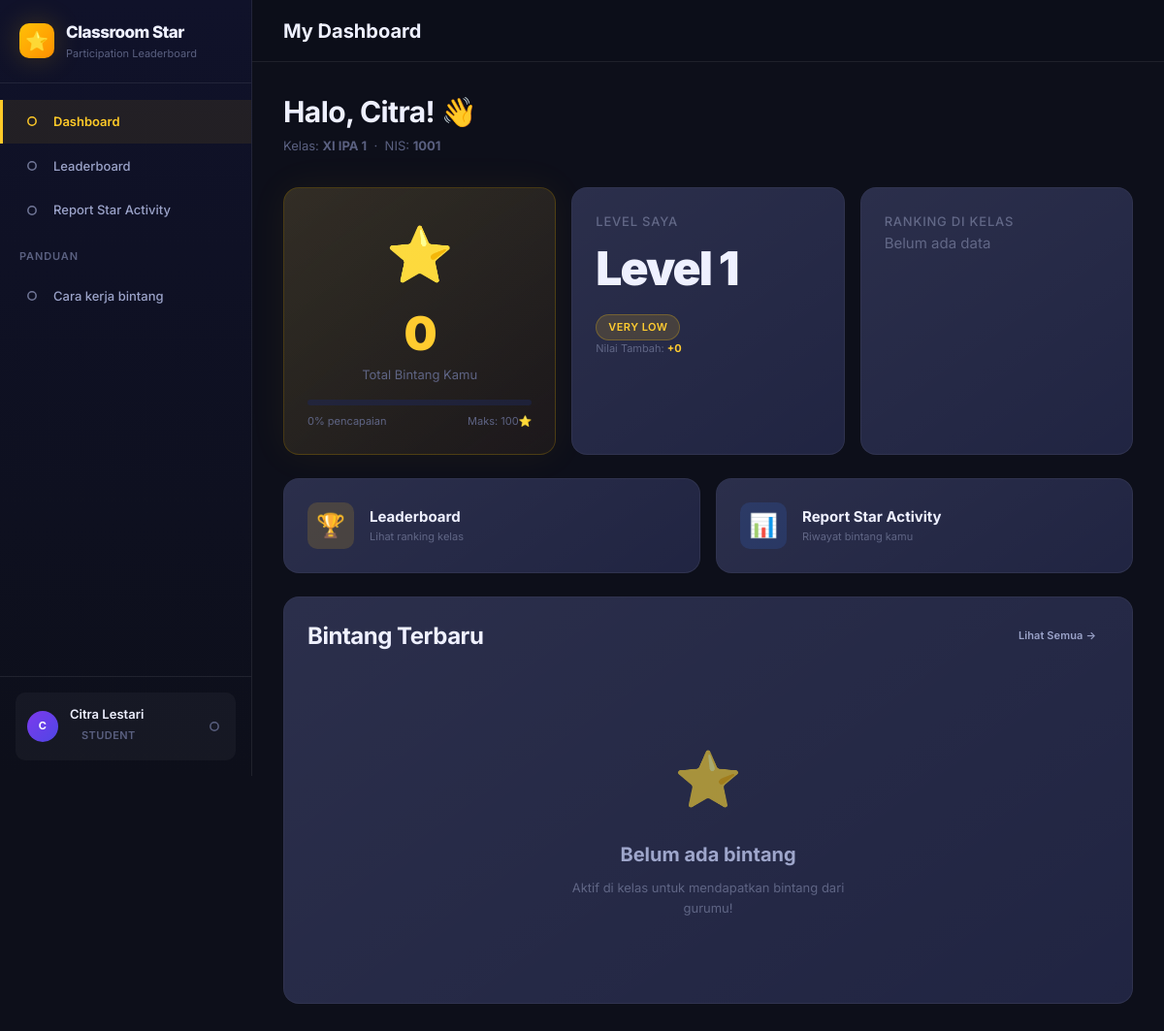
/student/dashboard.php (signed in), run on the app's committed database.
### tables this page shows
CREATE TABLE `students` (
  `id`         INT UNSIGNED AUTO_INCREMENT PRIMARY KEY,
  `user_id`    INT UNSIGNED NULL UNIQUE,         
  `nis`        VARCHAR(30)  NOT NULL UNIQUE,     
  `name`       VARCHAR(150) NOT NULL,
  `class_id`   INT UNSIGNED NOT NULL,
  `is_active`  TINYINT(1) NOT NULL DEFAULT 1,
  `created_at` TIMESTAMP NOT NULL DEFAULT CURRENT_TIMESTAMP,
  `updated_at` TIMESTAMP NOT NULL DEFAULT CURRENT_TIMESTAMP ON UPDATE CURRENT_TIMESTAMP,
  CONSTRAINT `fk_student_user`  FOREIGN KEY (`user_id`)  REFERENCES `users`   (`id`) ON DELETE SET NULL,
  CONSTRAINT `fk_student_class` FOREIGN KEY (`class_id`) REFERENCES `classes` (`id`)
);

CREATE TABLE `classes` (
  `id`            INT UNSIGNED AUTO_INCREMENT PRIMARY KEY,
  `name`          VARCHAR(50)  NOT NULL,         
  `academic_year` VARCHAR(20)  NOT NULL,
  `is_active`     TINYINT(1) NOT NULL DEFAULT 1,
  `created_at`    TIMESTAMP NOT NULL DEFAULT CURRENT_TIMESTAMP,
  `updated_at`    TIMESTAMP NOT NULL DEFAULT CURRENT_TIMESTAMP ON UPDATE CURRENT_TIMESTAMP
);

CREATE TABLE `settings` (
  `key`        VARCHAR(100) NOT NULL PRIMARY KEY,
  `value`      TEXT NOT NULL,
  `label`      VARCHAR(150) NULL,
  `updated_at` TIMESTAMP NOT NULL DEFAULT CURRENT_TIMESTAMP ON UPDATE CURRENT_TIMESTAMP
);

CREATE TABLE `levels` (
  `id`               INT UNSIGNED AUTO_INCREMENT PRIMARY KEY,
  `level_number`     TINYINT UNSIGNED NOT NULL UNIQUE,
  `predicate`        VARCHAR(50) NOT NULL,       
  `min_percent`      DECIMAL(5,2) NOT NULL,      
  `max_percent`      DECIMAL(5,2) NOT NULL,      
  `additional_score` TINYINT UNSIGNED NOT NULL DEFAULT 0,
  `created_at`       TIMESTAMP NOT NULL DEFAULT CURRENT_TIMESTAMP,
  `updated_at`       TIMESTAMP NOT NULL DEFAULT CURRENT_TIMESTAMP ON UPDATE CURRENT_TIMESTAMP
);

### app/config/app.php (called while the page is built)
<?php
return [
    'name'          => 'Classroom Star',
    'version'       => '1.0.0',
    'env'           => 'development',
    'timezone'      => 'Asia/Jakarta',
    'session_name'  => 'classroom_star_session',
    'session_lifetime' => 7200,
    'base_url'      => '',
];

### app/core/Auth.php (called while the page is built, shortened)
<?php
class Auth
{
    public static function startSession(): void
    {
        $appConfig = require dirname(__DIR__) . '/config/app.php';
    }
    public static function check(): bool
    {
        return !empty($_SESSION['logged_in']) && !empty($_SESSION['user_id']);
    }
    public static function user(): array|null
    {
        return [
            'id'       => $_SESSION['user_id'],
            'name'     => $_SESSION['user_name'],
            'username' => $_SESSION['username'],
            'role'     => $_SESSION['role'],
        ];
    }
}

### app/config/database.php (called while the page is built)
<?php
return [
    'host'     => 'localhost',
    'port'     => 3306,
    'dbname'   => 'classroom_star',
    'username' => 'root',
    'password' => '',
    'charset'  => 'utf8mb4',
    'options'  => [
        PDO::ATTR_ERRMODE            => PDO::ERRMODE_EXCEPTION,
        PDO::ATTR_DEFAULT_FETCH_MODE => PDO::FETCH_ASSOC,
        PDO::ATTR_EMULATE_PREPARES   => false,
    ],
];

### app/core/Database.php (called while the page is built, shortened)
<?php
class Database
{
    private static ?PDO $instance = null;
    public static function getInstance(): PDO
    {
        if (self::$instance === null) {
            $config = require dirname(__DIR__) . '/config/database.php';
            $dsn = sprintf(
                'mysql:host=%s;port=%d;dbname=%s;charset=%s',
                $config['host'],
                $config['port'],
                $config['dbname'],
                $config['charset']
            );
            try {
                self::$instance = new PDO($dsn, $config['username'], $config['password'], $config['options']);
            } catch (PDOException $e) {
                $appConfig = require dirname(__DIR__) . '/config/app.php';
                if ($appConfig['env'] === 'development') {
                    die(json_encode(['success' => false, 'message' => 'Database connection failed: ' . $e->getMessage()]));
                } else {
                    die(json_encode(['success' => false, 'message' => 'Service unavailable. Please try again later.']));
                }
            }
        }
        return self::$instance;
    }
    public static function queryOne(string $sql, array $params = []): array|false
    {
        $stmt = self::getInstance()->prepare($sql);
        $stmt->execute($params);
        return $stmt->fetch();
    }
}

### app/bootstrap.php (called while the page is built, shortened)
<?php
$appConfig = require APP_ROOT . '/config/app.php';
spl_autoload_register(function (string $class): void {
    $searchDirs = [
        APP_ROOT . '/core/',
        APP_ROOT . '/models/',
        APP_ROOT . '/helpers/',
    ];
    foreach ($searchDirs as $dir) {
        $file = $dir . $class . '.php';
        if (file_exists($file)) {
            return;
        }
    }
});

### public/student/dashboard.php (the view, shortened to what this page needs)
<?php
require_once dirname(__DIR__, 2) . '/app/bootstrap.php';
$pageTitle = 'My Dashboard';
$activeNav = 'dashboard';
$role      = 'student';
$user      = Auth::user();
$student = Database::queryOne(
    'SELECT s.*, c.name AS class_name FROM students s JOIN classes c ON s.class_id = c.id WHERE s.user_id = ?',
    [$user['id']]
);
$totalStars = 0;
$myLevel    = null;
$myRank     = null;
$recentTx   = [];
$maxOpportunity = (int)(Database::queryOne("SELECT value FROM settings WHERE `key` = 'max_star_opportunity'")['value'] ?? 100);
if ($student) {
    $totalStars = Database::queryOne(
        'SELECT COALESCE(SUM(stars), 0) as n FROM star_transactions WHERE student_id = ? AND type = "award"',
        [$student['id']]
    )['n'] ?? 0;
    $percent = $maxOpportunity > 0 ? ($totalStars / $maxOpportunity) * 100 : 0;
    $myLevel = Database::queryOne(
        'SELECT * FROM levels WHERE min_percent <= ? AND max_percent >= ? LIMIT 1',
        [$percent, $percent]
    );
    $recentTx = Database::query(
        'SELECT st.*, u.name AS teacher_name
         FROM star_transactions st
         JOIN teachers t ON st.teacher_id = t.id
         JOIN users    u ON t.user_id     = u.id
         WHERE st.student_id = ? AND st.type = "award"
         ORDER BY st.awarded_at DESC LIMIT 6',
        [$student['id']]
    );
}
$starPercent = $maxOpportunity > 0 ? min(100, round(($totalStars / $maxOpportunity) * 100)) : 0;
include dirname(__DIR__, 2) . '/app/views/layout/header.php';
?>
<div class="page-header">
    <h1>Halo, <?= htmlspecialchars(explode(' ', $user['name'])[0]) ?>! 👋</h1>
    <p>Kelas: <strong><?= htmlspecialchars($student['class_name'] ?? '-') ?></strong> &nbsp;·&nbsp; NIS: <strong><?= htmlspecialchars($student['nis'] ?? '-') ?></strong></p>
</div>
<div class="grid grid-3 mb-6">
    <div class="card card-gold animate-fade-in" style="background: linear-gradient(135deg, rgba(255,193,7,0.1) 0%, rgba(255,143,0,0.05) 100%); grid-column: span 1;">
        <div class="text-center">
            <div style="font-size:3.5rem; margin-bottom: var(--space-3); animation: float 3s ease-in-out infinite;">⭐</div>
            <div style="font-size: var(--fs-4xl); font-weight:900; color: var(--clr-gold-400); letter-spacing:-0.04em; line-height:1;"><?= number_format($totalStars) ?></div>
            <div style="color: var(--clr-text-muted); font-size: var(--fs-sm); margin-top: var(--space-2);">Total Bintang Kamu</div>
        </div>
        <div class="progress-bar-wrapper mt-4">
        </div>
        <div class="flex-between mt-2">
            <span class="text-xs text-muted"><?= $starPercent ?>% pencapaian</span>
            <span class="text-xs text-muted">Maks: <?= $maxOpportunity ?>⭐</span>
        </div>
    </div>
    <div class="card animate-fade-in" style="animation-delay:0.05s;">
        <div class="stat-card-label mb-3">Level Saya</div>
        <?php if ($myLevel): ?>
            <div style="font-size: var(--fs-4xl); font-weight:900; letter-spacing:-0.04em; margin-bottom: var(--space-2);">
                Level <?= $myLevel['level_number'] ?>
            </div>
            <div class="badge badge-gold mb-3"><?= htmlspecialchars($myLevel['predicate']) ?></div>
            <div class="text-xs text-muted">Nilai Tambah: <strong style="color:var(--clr-gold-400)">+<?= $myLevel['additional_score'] ?></strong></div>
        <?php else: ?>
            <div class="text-muted">—</div>
        <?php endif; ?>
    </div>
    <div class="card animate-fade-in" style="animation-delay:0.1s;">
        <div class="stat-card-label mb-3">Ranking di Kelas</div>
        <?php if ($myRank): ?>
            <div style="font-size: var(--fs-4xl); font-weight:900; letter-spacing:-0.04em; margin-bottom: var(--space-2);"
                 class="<?= $myRank === 1 ? 'rank-1st' : ($myRank === 2 ? 'rank-2nd' : ($myRank === 3 ? 'rank-3rd' : '')) ?>">
                #<?= $myRank ?>
            </div>
            <?php if ($myRank <= 3): ?>
                <div class="badge badge-gold"><?= ['🥇 Juara 1', '🥈 Juara 2', '🥉 Juara 3'][$myRank - 1] ?></div>
            <?php else: ?>
                <div class="text-xs text-muted">Terus semangat! ⭐</div>
            <?php endif; ?>
        <?php else: ?>
            <div class="text-muted">Belum ada data</div>
        <?php endif; ?>
    </div>
</div>
<div class="grid grid-2 mb-6">
    <a href="/student/leaderboard.php" class="card card-hover animate-fade-in" style="animation-delay:0.15s; text-decoration:none;">
        <div class="flex gap-4" style="align-items:center;">
            <div class="stat-card-icon stat-card-icon-gold" style="font-size:1.5rem; width:48px; height:48px;">🏆</div>
            <div>
                <div class="fw-bold" style="color:var(--clr-text-primary);">Leaderboard</div>
                <div class="text-xs text-muted">Lihat ranking kelas</div>
            </div>
        </div>
    </a>
    <a href="/student/report.php" class="card card-hover animate-fade-in" style="animation-delay:0.2s; text-decoration:none;">
        <div class="flex gap-4" style="align-items:center;">
            <div class="stat-card-icon stat-card-icon-blue" style="font-size:1.5rem; width:48px; height:48px;">📊</div>
            <div>
                <div class="fw-bold" style="color:var(--clr-text-primary);">Report Star Activity</div>
                <div class="text-xs text-muted">Riwayat bintang kamu</div>
            </div>
        </div>
    </a>
</div>
<div class="card animate-fade-in" style="animation-delay:0.25s">
    <div class="flex-between mb-6">
        <h3 style="margin:0;">Bintang Terbaru</h3>
        <a href="/student/report.php" class="btn btn-ghost btn-sm">Lihat Semua →</a>
    </div>
    <?php if (empty($recentTx)): ?>
        <div class="empty-state">
            <div class="empty-state-icon">⭐</div>
            <div class="empty-state-title">Belum ada bintang</div>
            <div class="empty-state-desc">Aktif di kelas untuk mendapatkan bintang dari gurumu!</div>
        </div>
    <?php endif; ?>
</div>
<?php include dirname(__DIR__, 2) . '/app/views/layout/footer.php'; ?>

### app/views/layout/header.php (shortened to what this page needs)
<?php
$appConfig = require dirname(__DIR__) . '/../../app/config/app.php';
$user      = Auth::user();
$role      = $role ?? $user['role'] ?? 'student';
$pageTitle = $pageTitle ?? 'Dashboard';
$activeNav = $activeNav ?? 'dashboard';
$navItems = [];
if ($role === 'admin') {
    $navItems = [
        ['id' => 'dashboard', 'label' => 'Dashboard',      'icon' => 'grid',     'href' => '/admin/dashboard.php'],
        ['id' => 'users',     'label' => 'Users',           'icon' => 'users',    'href' => '/admin/users.php'],
        ['id' => 'teachers',  'label' => 'Teachers',        'icon' => 'user-check','href' => '/admin/teachers.php'],
        ['id' => 'students',  'label' => 'Students',        'icon' => 'graduation-cap','href' => '/admin/students.php'],
        ['id' => 'classes',   'label' => 'Classes',         'icon' => 'door-open','href' => '/admin/classes.php'],
        ['id' => 'semesters', 'label' => 'Semesters',       'icon' => 'calendar', 'href' => '/admin/semesters.php'],
        ['section' => 'Star System'],
        ['id' => 'leaderboard','label' => 'Leaderboard',   'icon' => 'trophy',   'href' => '/admin/leaderboard.php'],
        ['id' => 'report',    'label' => 'Report Star Activity', 'icon' => 'bar-chart','href' => '/admin/report.php'],
        ['id' => 'levels',    'label' => 'Level Config',   'icon' => 'sliders',  'href' => '/admin/levels.php'],
        ['section' => 'System'],
        ['id' => 'settings',  'label' => 'Settings',       'icon' => 'settings', 'href' => '/admin/settings.php'],
    ];
} else {
    $navItems = [
        ['id' => 'dashboard',  'label' => 'Dashboard',     'icon' => 'grid',    'href' => '/student/dashboard.php'],
        ['id' => 'leaderboard','label' => 'Leaderboard',   'icon' => 'trophy',  'href' => '/student/leaderboard.php'],
        ['id' => 'report',     'label' => 'Report Star Activity', 'icon' => 'bar-chart','href' => '/student/report.php'],
        ['section' => 'Panduan'],
        ['id' => 'rules',      'label' => 'Cara kerja bintang', 'icon' => 'book-open', 'href' => '/student/rules.php'],
    ];
}
if (!function_exists('navIcon')) {
    function navIcon(string $name): string {
        $d = $icons[$name] ?? '<circle cx="12" cy="12" r="5"/>';
        return '<svg class="nav-icon" xmlns="http://www.w3.org/2000/svg" width="20" height="20" viewBox="0 0 24 24" fill="none" stroke="currentColor" stroke-width="1.8" stroke-linecap="round" stroke-linejoin="round">' . $d . '</svg>';
    }
}
$roleBadge = match($role) {
    'admin'   => ['label' => 'Admin',   'class' => 'role-admin'],
    'teacher' => ['label' => 'Teacher', 'class' => 'role-teacher'],
    default   => ['label' => 'Student', 'class' => 'role-student'],
};
$initials = strtoupper(substr($user['name'] ?? 'U', 0, 1));
?>
<!DOCTYPE html>
<html lang="id">
<head>
    <link rel="stylesheet" href="/assets/css/main.css">
    <link rel="stylesheet" href="/assets/css/layout.css">
    <link rel="stylesheet" href="/assets/css/components.css">
</head>
<body>
<div class="app-shell">
    <aside class="sidebar" id="sidebar" role="navigation" aria-label="Main navigation">
        <a href="/<?= $role ?>/dashboard.php" class="sidebar-brand">
            <div class="sidebar-brand-icon">⭐</div>
            <div class="sidebar-brand-text">
                <span class="sidebar-brand-name">Classroom Star</span>
                <span class="sidebar-brand-tagline">Participation Leaderboard</span>
            </div>
        </a>
        <nav class="sidebar-nav">
            <?php foreach ($navItems as $item): ?>
                <?php if (isset($item['section'])): ?>
                    <div class="nav-section-label"><?= htmlspecialchars($item['section']) ?></div>
                <?php else: ?>
                    <a
                        href="<?= htmlspecialchars($item['href']) ?>"
                        class="nav-item <?= ($activeNav === $item['id']) ? 'active' : '' ?>"
                        id="nav-<?= htmlspecialchars($item['id']) ?>"
                    >
                        <?= navIcon($item['icon']) ?>
                        <?= htmlspecialchars($item['label']) ?>
                    </a>
                <?php endif; ?>
            <?php endforeach; ?>
        </nav>
        <div class="sidebar-footer">
            <div class="sidebar-user">
                <div class="avatar avatar-sm avatar-<?= $role === 'admin' ? 'gold' : 'purple' ?>">
                    <?= $initials ?>
                </div>
                <div class="sidebar-user-info">
                    <div class="sidebar-user-name"><?= htmlspecialchars($user['name'] ?? '') ?></div>
                    <div class="sidebar-user-role">
                        <span class="badge badge-<?= htmlspecialchars($roleBadge['class']) ?>"><?= $roleBadge['label'] ?></span>
                    </div>
                </div>
                <a href="/logout.php" title="Logout" style="color:var(--clr-text-muted);display:flex;">
                    <?= navIcon('log-out') ?>
                </a>
            </div>
        </div>
    </aside>
    <div class="main-content">
        <header class="top-header">
            <div>
                <div class="header-title"><?= htmlspecialchars($pageTitle) ?></div>
            </div>
        </header>
        <main class="page-content">

### data on the page
students: name "C", name "Citra Lestari", name "Citra", class.name "XI IPA 1", nis "1001"
settings: value "100"
levels: level_number "1", predicate "VERY LOW", additional_score "0"

### other printed values
$item['label'] "Dashboard"
$item['label'] "Leaderboard"
$item['label'] "Report Star Activity"
$item['section'] "PANDUAN"
$item['label'] "Cara kerja bintang"
$roleBadge['label'] "STUDENT"
$pageTitle "My Dashboard"
$totalStars "0"
$starPercent "0"
